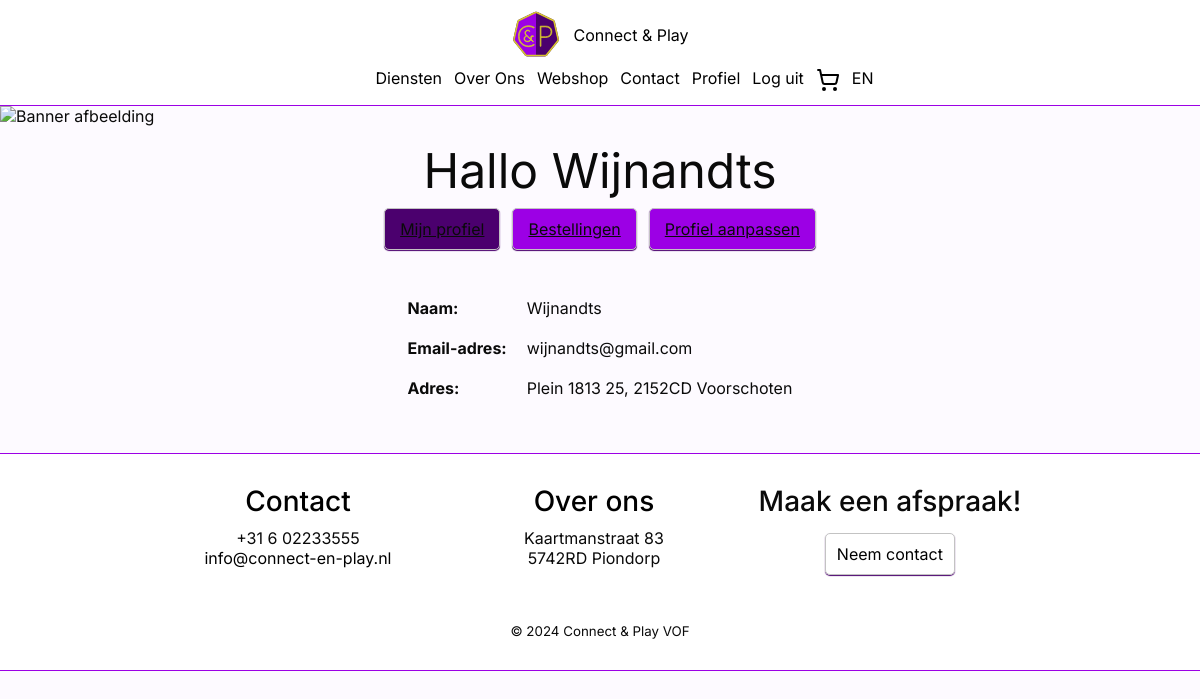
Page /profiel.php (signed in) on the committed database.
### tables this page shows
CREATE TABLE `user` (
  `user_id` int(11) NOT NULL,
  `postal_code` varchar(6) DEFAULT NULL,
  `house_number` varchar(6) DEFAULT NULL,
  `email` varchar(320) NOT NULL,
  `name` varchar(150) NOT NULL,
  `role` varchar(15) NOT NULL,
  `password` varchar(120) NOT NULL
);

CREATE TABLE `address` (
  `postal_code` varchar(6) NOT NULL,
  `house_number` varchar(6) NOT NULL,
  `street_name` varchar(80) NOT NULL,
  `city` varchar(70) NOT NULL
);

### php/Shared/Language/Language.php (called while the page is built, shortened)
<?php
class Language
{
    private array $translations = [];
    public function getLanguage(): string
    {
        return $_SESSION['language'] ?? $this->default;
    }
    public function translate(string $key): string
    {
        if (str_contains($key, '.')) {
            $parts = explode('.', $key);
            $current = $this->translations;
            foreach ($parts as $part) {
                if (isset($current[$part])) {
                    $current = $current[$part];
                } else {
                    return $key;
                }
            }
            return $current;
        }
        return $this->translations[$key] ?? $key;
    }
    private function loadLanguageFile(): void
    {
        $language = $this->getLanguage();
        $filePath = __DIR__ . "/{$language}.php";
        if (file_exists($filePath)) {
            $this->translations = require $filePath;
        } else {
            $this->translations = [];
        }
    }
}

### php/Shared/Database.php (called while the page is built, shortened)
<?php
class Database
{
    private static ?PDO $connection = null;
    public static function connect(
        string $servername = "mariadb",
        string $username = "root",
        string $password = "",
        string $name = "webshop"
    ): PDO {
        if (self::$connection === null) {
            self::$connection = new PDO("mysql:host={$servername};dbname={$name};charset=utf8mb4", $username, $password);
            self::$connection->setAttribute(PDO::ATTR_ERRMODE, PDO::ERRMODE_EXCEPTION);
            self::$connection->setAttribute(PDO::ATTR_DEFAULT_FETCH_MODE, PDO::FETCH_ASSOC);
        }
        return self::$connection;
    }
}

### php/Profile/DataAccess/UserRepository.php (called while the page is built, shortened)
<?php
require_once '/var/www/php/Profile/Domain/User.php';
require_once '/var/www/php/Shared/Database.php';
class UserRepository
{
    private PDO $db;
    public function __construct()
    {
        try {
            $this->db = Database::connect();
        } catch (PDOException $e) {
            echo "Fout bij het verbinden met de database: " . $e->getMessage();
            exit;
        }
    }
    public function getUser($emailOrId): ?User
    {
        $sql = $this->db->prepare("CALL get_user(:id, :email);");
        $sql->execute([
            ':id' => (int)$emailOrId,
            ':email' => $emailOrId,
        ]);
        $user = $sql->fetch();
        $sql = $this->db->prepare("CALL get_address(:postal_code, :house_number);");
        $sql->execute([
            ':postal_code' => $user['postal_code'],
            ':house_number' => $user['house_number'],
        ]);
        $address = $sql->fetch();
        return new User(
            $user['user_id'],
            $user['email'],
            $user['name'],
            $user['password'],
            UserRole::from($user['role']),
            $address ? [
                new Address(
                    $address['postal_code'] ?? '',
                    $address['house_number'] ?? '',
                    $address['street_name'] ?? '',
                    $address['city'] ?? '',
                )
            ] : []
        );
    }
}

### php/Profile/Domain/User.php (called while the page is built, shortened)
<?php
require_once 'Address.php';
class User
{
    public function getEmail(): string
    {
        return $this->email;
    }
    public function getName(): string
    {
        return $this->name;
    }
    public function getAddresses(): array
    {
        return $this->addresses;
    }
}

### php/Profile/Domain/Address.php (called while the page is built, shortened)
<?php
class Address
{
    public function getPostalCode(): string
    {
        return $this->postalCode;
    }
    public function getHouseNumber(): string
    {
        return $this->houseNumber;
    }
    public function getStreetName(): string
    {
        return $this->streetName;
    }
    public function getCity(): string
    {
        return $this->city;
    }
}

### public/profiel.php (the view)
<?php require_once '/var/www/php/Shared/header.php'; ?>
<img class="banner-img" src="images/bannerImg.jpg" alt="Banner afbeelding" />
<?php
if (isset($user)): ?>
    <section id="profile-container" class="flex justify-center py-15">
        <div class="col-12 flex align-center flex-col">
            <h1 class="heading text-center">Hallo <?= explode(' ', trim($user->getName()))[0] ?></h1>
            <div class="flex flex-row align-center">
                <a href="/profiel.php" class="button active">Mijn profiel</a>
                <a href="/profiel/bestellingen.php" class="button">Bestellingen</a>
                <a href="/profiel/aanpassen.php" class="button">Profiel aanpassen</a>
            </div>
            <div class="col-6 flex justify-center">
                <div class="col-12 flex p-30">
                    <div class="flex col-12 justify-center">
                        <table style="border-collapse: collapse;">
                            <tr>
                                <td class="p-10"><strong>Naam:</strong></td>
                                <td class="p-10"><?= $user->getName() ?></td>
                            </tr>
                            <tr>
                                <td class="p-10"><strong>Email-adres:</strong></td>
                                <td class="p-10"><?= $user->getEmail() ?></td>
                            </tr>
                            <tr>
                                <td class="p-10"><strong>Adres:</strong></td>
                                <td class="p-10">
                                    <?php if (empty($user->getAddresses())): ?>
                                        Geen adressen gevonden.
                                    <?php else: ?>
                                        <?php foreach ($user->getAddresses() as $address): ?>
                                            <?= $address->getStreetName() . ' ' . $address->getHouseNumber() . ', ' . $address->getPostalCode() . ' ' . $address->getCity() ?>
                                        <?php endforeach; ?>
                                    <?php endif; ?>
                                </td>
                            </tr>
                        </table>
                    </div>
                </div>
            </div>
        </div>
    </section>
<?php endif; ?>
<?php require_once '/var/www/php/Shared/footer.php'; ?>

### php/Shared/header.php (shortened to what this page needs)
<?php
require_once '/var/www/php/Profile/DataAccess/UserRepository.php';
require_once '/var/www/php/Shared/Language/Language.php';
$language = new Language();
function __($key): string
{
    global $language;
    return $language->translate($key);
}
if (isset($_SESSION["userId"])) {
    $userId = $_SESSION["userId"];
    $repo = new UserRepository();
    try {
        $user = $repo->getUser($userId);
    } catch (Exception $e) {
        session_destroy();
        header("Location: /login.php", true, 303);
        die();
    }
} else {
    $userId = 0;
}
?>
<!DOCTYPE html>
<html lang="nl">
<head>
    <link rel="stylesheet" href="/css/style.css" />
    <link rel="stylesheet" href="/css/grid.css" />
    <link rel="stylesheet" href="/css/spacing.css" />
    <link rel="stylesheet" href="/css/flex.css" />
    <link rel="stylesheet" href="/css/text.css" />
</head>
<body>
    <header class="flex justify-center">
        <div id="header-container" class="flex mb-col-12 col-6 justify-center align-center py-10">
            <a id="home-link" href="/index.php">
                <div class="flex justify-center col-12 align-center">
                    <img src="/images/c&p-logo.svg" alt="Connect & Play logo" />
                    <p>Connect & Play</p>
                </div>
            </a>
            <div id="page-links" class="flex offset mb-col-12">
                <a href="/diensten.php"><?= __('nav.services') ?></a>
                <a href="/over-ons.php"><?= __('nav.about') ?></a>
                <a href="/webshop.php"><?= __('nav.webshop') ?></a>
                <a href="/contact.php"><?= __('nav.contact') ?></a>
                <?php if (isset($user)): ?>
                    <a href="/profiel.php"><?= __('nav.profile') ?></a>
                    <a href="/logout.php"><?= __('nav.logout') ?></a>
                <?php else: ?>
                    <a href="/login.php"><?= __('nav.login') ?></a>
                <?php endif; ?>
                <div id="cart-icon-container" class="flex align-center relative">
                    <button id="cart-button" class="cart-icon-button">
                        <img src="/images/shopping-cart.svg" class="invert-color-img cart-icon-image" alt="Winkelwagen" />
                    </button>
                </div>
                <?php if ($language->getLanguage() === 'nl'): ?>
                    <a href="?lang=en">EN</a>
                <?php else: ?>
                    <a href="?lang=nl">NL</a>
                <?php endif; ?>
            </div>
        </div>
    </header>

### php/Shared/footer.php (shortened to what this page needs)
<footer class="py-30">
    <div id="footer-container" class="flex justify-center pb-15">
        <div id="footer-sections" class="col-9 flex text-center">
            <div class="contact-ons-footer mb-col-12 col-4">
                <a href="contact.php">
                    <h3 id="contact" class="pb-10"><?= __('footer.contact') ?></h3>
                </a>
                <ul>
                    <li>
                        <p>+31 6 02233555</p>
                    </li>
                    <li>
                        <p><a href="mailto:info@connect-en-play.nl">info@connect-en-play.nl</a></p>
                    </li>
                </ul>
            </div>
            <div class="over-ons-footer mb-col-12 col-4">
                <a href="over-ons.php">
                    <h3 id="over-ons" class="pb-10"><?= __('footer.about') ?></h3>
                </a>
                <ul>
                    <li>
                        <p>
                            Kaartmanstraat 83 <br />
                            5742RD Piondorp
                        </p>
                    </li>
                </ul>
            </div>
            <div class="maak-afspraak-footer mb-offset-3 mb-col-4 col-4">
                <h3 class="pb-15"><?= __('footer.appointment.title') ?></h3>
                <div class="flex justify-center">
                    <a href="contact.php" class="button col-6"><?= __('footer.appointment.cta') ?></a>
                </div>
            </div>
        </div>
    </div>
    <div class="flex align-center justify-center pt-30">
        <p>
            <small>&copy; 2024 Connect & Play VOF</small>
        </p>
    </div>
</footer>
</body>
</html>

### public/css/style.css (style rules this page uses)
:root { --foreground: #0a0a0a; --background: #fdfaff; --primary: #4b006e; --accent: #9c00e5; --highlight: #d6c52e; --box-1: #cdcdcd; --box-2: #b5b5b5; --footer-header: #000; --header-z-index: 10; }
* { margin: 0; padding: 0; box-sizing: border-box; }
body { font-family: "Inter", "Verdana", sans-serif; background-color: var(--background); color: var(--foreground); }
.banner-img { object-fit: cover; width: 100%; height: 200px; margin: 0; padding: 0; }
.input, .button { width: 100%; padding: 10px 0; border: 1px solid #c3c3c3; border-radius: 5px; box-shadow: 0 1px 1px var(--primary); resize: none; }
header { position: sticky; top: 0; background-color: #fff; border-bottom: 1px var(--accent) solid; z-index: var(--header-z-index); }
header img { width: 50px; height: 50px; }
#page-links { justify-content: space-evenly; }
#home-link, #home-link:visited, #footer-container a, #footer-container a:visited, #page-links > a, #page-links > a:visited { color: #000; text-decoration: none; }
footer { position: relative; background-color: #fff; border-bottom: 1px var(--accent) solid; border-top: 1px var(--accent) solid; z-index: 2; }
ul { list-style: none; padding: 0; }
#profile-container { background-color: var(--background); }
#profile-container .button, #checkout-container .button { width: auto; background-color: var(--accent); color: var(--foreground); padding: 10px 15px; }
#profile-container .button.active { background-color: var(--primary); }
.cart-icon-button { background: none; border: none; cursor: pointer; position: relative; padding: 0; }
.cart-icon-image { width: 24px; height: 24px; }

### public/css/grid.css (style rules this page uses)
@media only screen and (min-width: 768px) { .col-4 { width: calc(33.33% - 1vw); } }
@media only screen and (min-width: 768px) { .col-6 { width: calc(50% - 1vw); } }
@media only screen and (min-width: 768px) { .col-9 { width: calc(75% - 1vw); } }
@media only screen and (min-width: 768px) { .col-12 { width: 100%; } }
@media only screen and (min-width: 768px) { .offset { margin-left: 8.33%; } }

### public/css/spacing.css (style rules this page uses)
.p-10 { padding: 10px; }
.p-30 { padding: 30px; }
.pt-30 { padding-top: 30px; }
.pb-10 { padding-bottom: 10px; }
.pb-15 { padding-bottom: 15px; }
.py-10 { padding-top: 10px; padding-bottom: 10px; }
.py-15 { padding-top: 15px; padding-bottom: 15px; }
.py-30 { padding-top: 30px; padding-bottom: 30px; }

### public/css/flex.css (style rules this page uses)
.flex { display: flex; flex-wrap: wrap; column-gap: 1vw; row-gap: 1vh; }
.flex-col { flex-direction: column; }
.flex-row { flex-direction: row; }
.justify-center { justify-content: center; }
.align-center { align-items: center; }

### public/css/text.css (style rules this page uses)
.text-center { text-align: center; }
h1 { font-size: 2.5rem; font-weight: 700; }
h3 { font-size: 1.75rem; font-weight: 500; }
p { font-size: 1rem; }
a { font-size: 1rem; }
.heading { font-size: 3rem; font-weight: 400; }

### rows in the picture
user: name "Wijnandts", email "wijnandts@gmail.com"
address: street_name "Plein 1813", house_number "25", postal_code "2152CD", city "Voorschoten"

### other values in the picture
__('nav.services') "Diensten"
__('nav.about') "Over Ons"
__('nav.webshop') "Webshop"
__('nav.contact') "Contact"
__('nav.profile') "Profiel"
__('nav.logout') "Log uit"
__('footer.contact') "Contact"
__('footer.about') "Over ons"
__('footer.appointment.title') "Maak een afspraak!"
__('footer.appointment.cta') "Neem contact"
